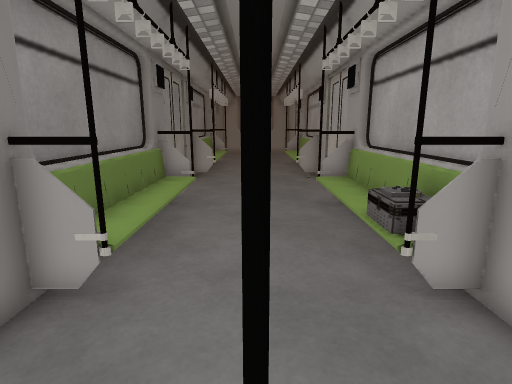
[1] (above)

13 first-person views from a walk through a scene from a Unity 3-D project. The camera is 1.3 m above the floor, tilts 12° down and sees 80° across. The floor is counted in squares, 0.5 m on a side. Each view is taken from the middle of a square. On the plan, view 1 faces up. The plan holds only what a view shows up to about 20 squares ahead; the rest is blank. The place goes on beyond the plan. The player is left out. Some surface patterns are stand-ins.

[2]
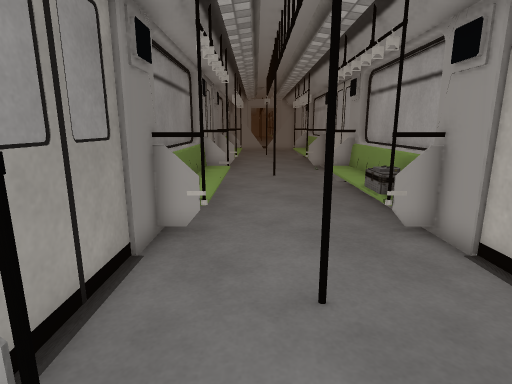

[3]
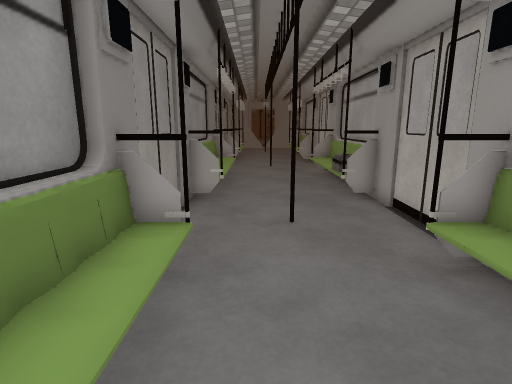

[4]
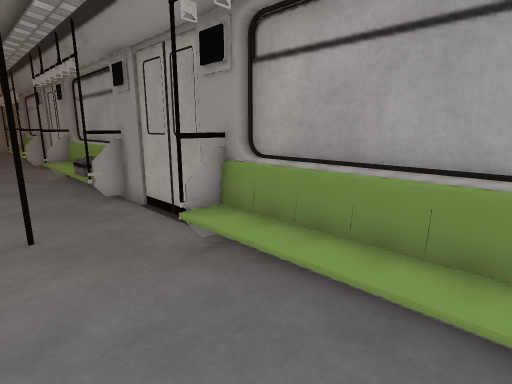

[5]
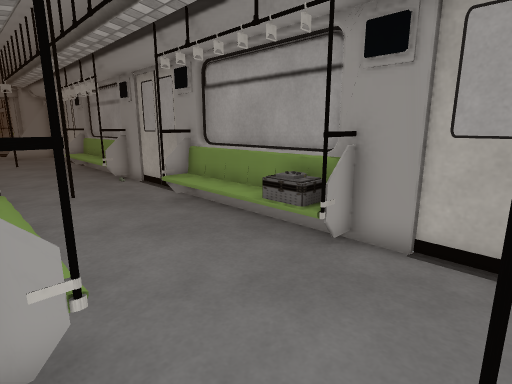

[6]
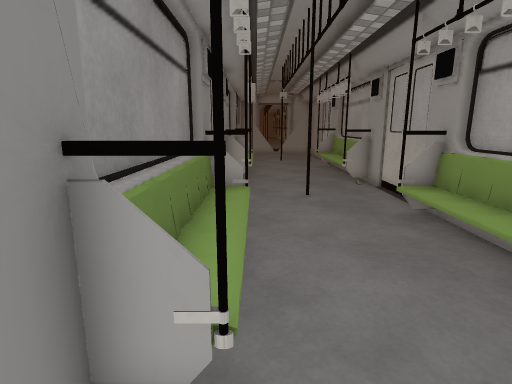

[7]
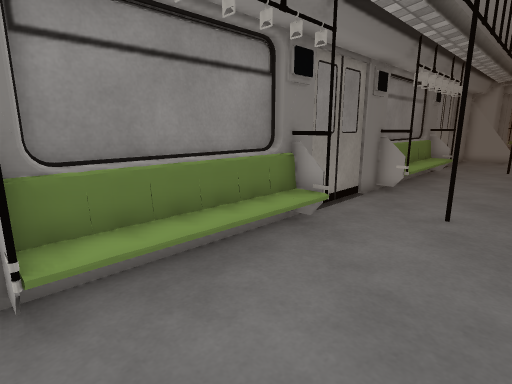

[8]
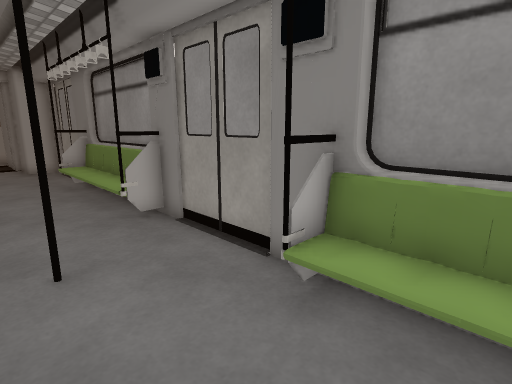

[9]
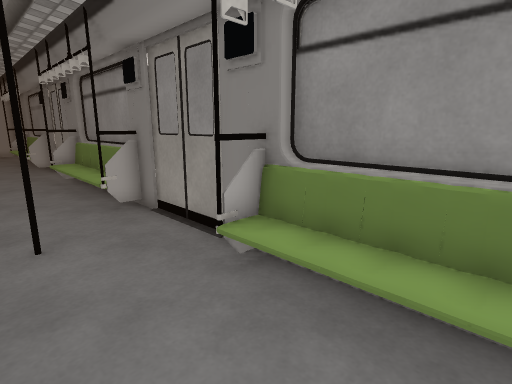

[10]
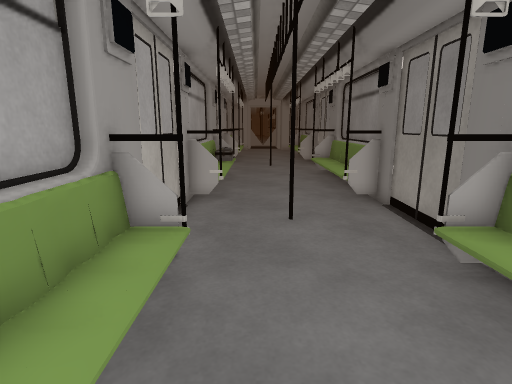

[11]
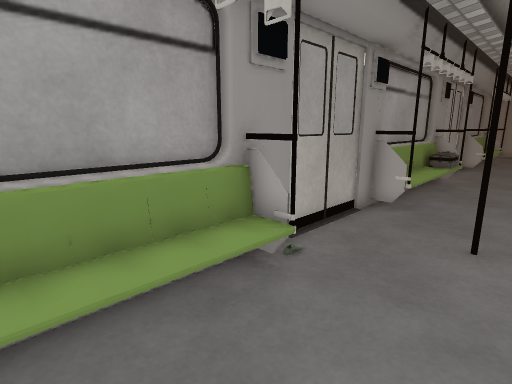

[12]
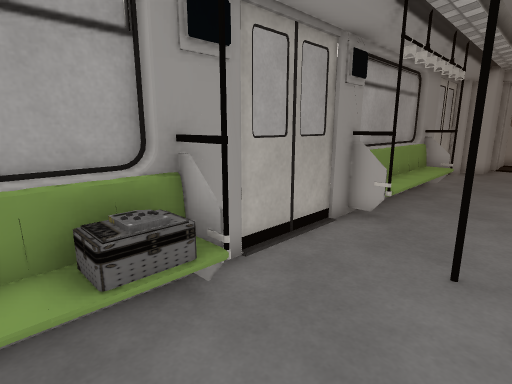

[13]
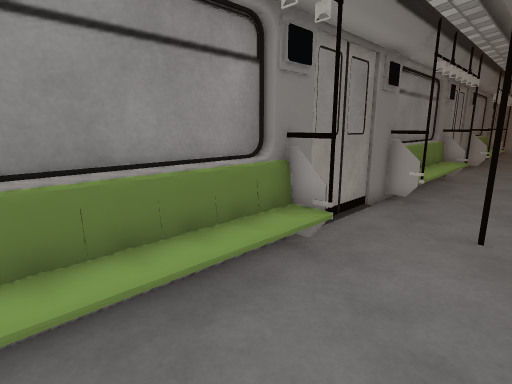

### Floor plan
Key: @ floor where view 1 was taken; # wall or solid block; . floor; = window, fence, low wall or low ledge.
Columns run from 4 left of view 1 to 4 right of it. Each row starts with its distance up from view 1.
 22   #...
 21   #...#
 20   #...#
 19 ###...###
 18 #=.....=#
 17 ##.....##
 16 ##.....##
 15 #.......#
 14 #...#...#
 13 #.......#
 12 ##.....##
 11 ##.....##
 10 #=.....=#
  9 #=.....=#
  8 #=.....=#
  7 ###...###
  6  =#...#
  5  ##...##
  4 ###....##
  3 ##.....##
  2 #.......#
  1 #...#...#
  0 #...@...#
 -1 ##.....##
 -2 ##.....##
 -3 #=.....=#
 -4 #=.....=#
 -5 #=#...#=#
 -6 ###...###
 -7 #=#...#=#

Positions as (right, up) in squares from view 1, and headings:
1: (0, 0), facing up
2: (-1, -3), facing up
3: (-1, -7), facing up
4: (-1, -7), facing up-right
5: (-3, 1), facing up-right
6: (-2, 2), facing up
7: (2, 4), facing up-left
8: (1, 7), facing down-left
9: (1, 21), facing down-left
10: (1, 22), facing down
11: (-1, 21), facing down-right
12: (-1, 7), facing down-right
13: (1, -7), facing up-left
